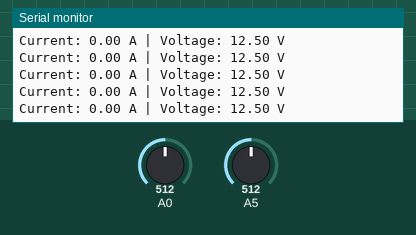
This sketch was run on a simulated Arduino Uno, built with avr-gcc and run on an emulated ATmega328P. Shown: the last lines printed to the serial monitor. Inputs (shaded band) come from the test bench; at power-on: A5 = 512, A0 = 512.

Above: at 2.7 s.
2.8 s: A5 set to 317
At 2.84 s:
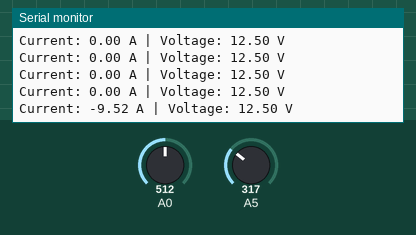
5.8 s: A5 set to 294
At 5.88 s:
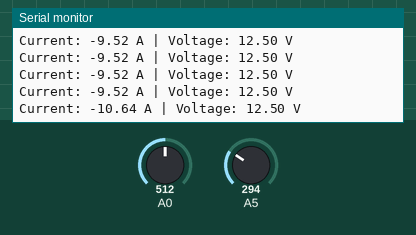
Timing chart, 0 to 8.8 s (numbered marks = the images above; inputs shaded):
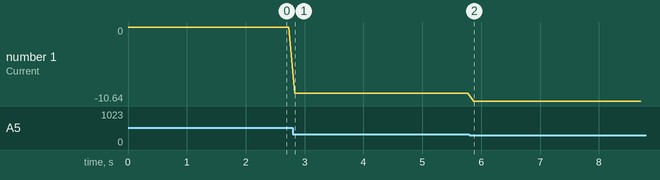

Measured:
- after the input at 2.8 s, the serial monitor: prints a new line at once (image 1)
- after the input at 5.8 s, the serial monitor: prints a new line after 0.07 s (image 2)
- plotted number 1: 0 → -9.52 after the input at 2.8 s, -9.52 → -10.64 after the input at 5.8 s

The sketch:

CoT.ino
```cpp
void setup() {
  Serial.begin(9600);
}

void loop() {
  // --- Current Sensor (ACS712) on A5 ---
  // Formula: (V_out - Offset) / Sensitivity
  // For a 20A module, sensitivity is typically 0.1V/A (100mV/A)
  float AcsValueF = ((analogRead(A5) * (5.0 / 1024.0)) - 2.5) / 0.1;

  // --- Voltage Sensor on A0 ---
  int voltageRaw = analogRead(A0);
  float vIn = voltageRaw * (5.0 / 1024.0);

  // If using a standard 25V voltage sensor module (which has a 5:1 divider):
  // The actual voltage is vIn / (R2/(R1+R2)), which simplifies to vIn * 5.0
  float actualVoltage = vIn * 5.0;

  // --- Output ---
  Serial.print("Current: ");
  Serial.print(AcsValueF);
  Serial.print(" A | Voltage: ");
  Serial.print(actualVoltage);
  Serial.println(" V");

  delay(100); // Increased delay slightly for readability
}
```
